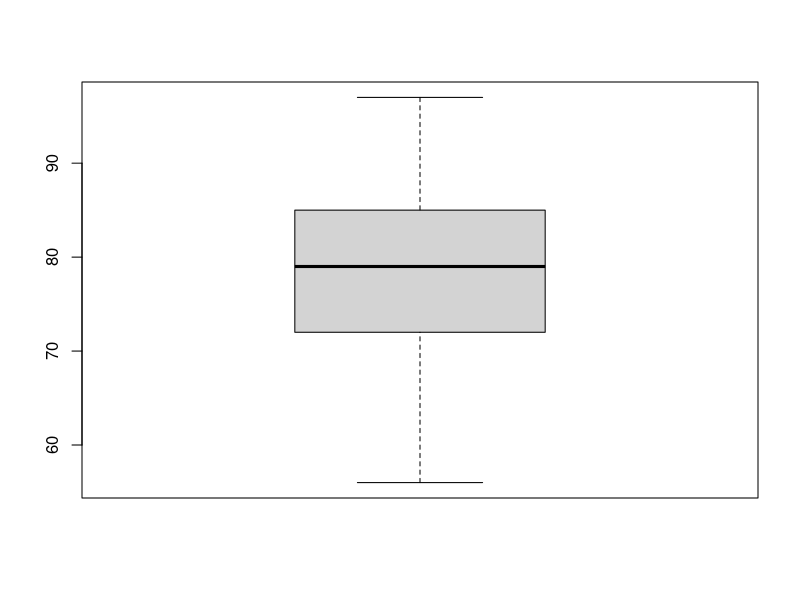
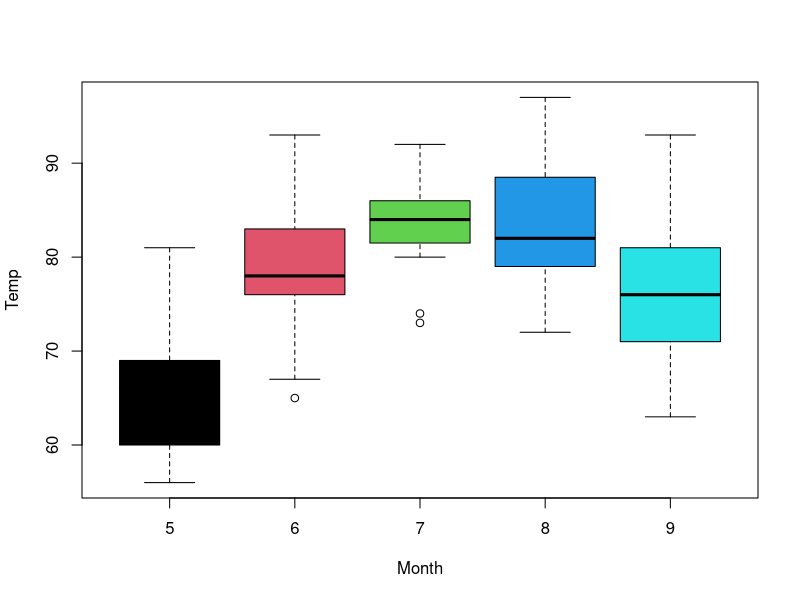

Recreate these plots in R, in order.
data<-read.csv("Expt 1- Dataset_3_pollutant_csv.csv")
class(data)
head(data)
dim(data)
structure(data)
tail(data)

# To Remove Null Value
data1<-na.omit(data)

# Mean of a data
mean(data1$Ozone)

# Printing Data
data1

# Dimension of data
dim(data1)

# Printing aleast 2 data
tail(data1,2)

# Printing 47th number
# data(47,Ozone)
data1$Ozone[47]

with(data,boxplot(Temp))

palette()
with(data,boxplot(Temp ~ Month, col = c(1,2,3,4,5)))